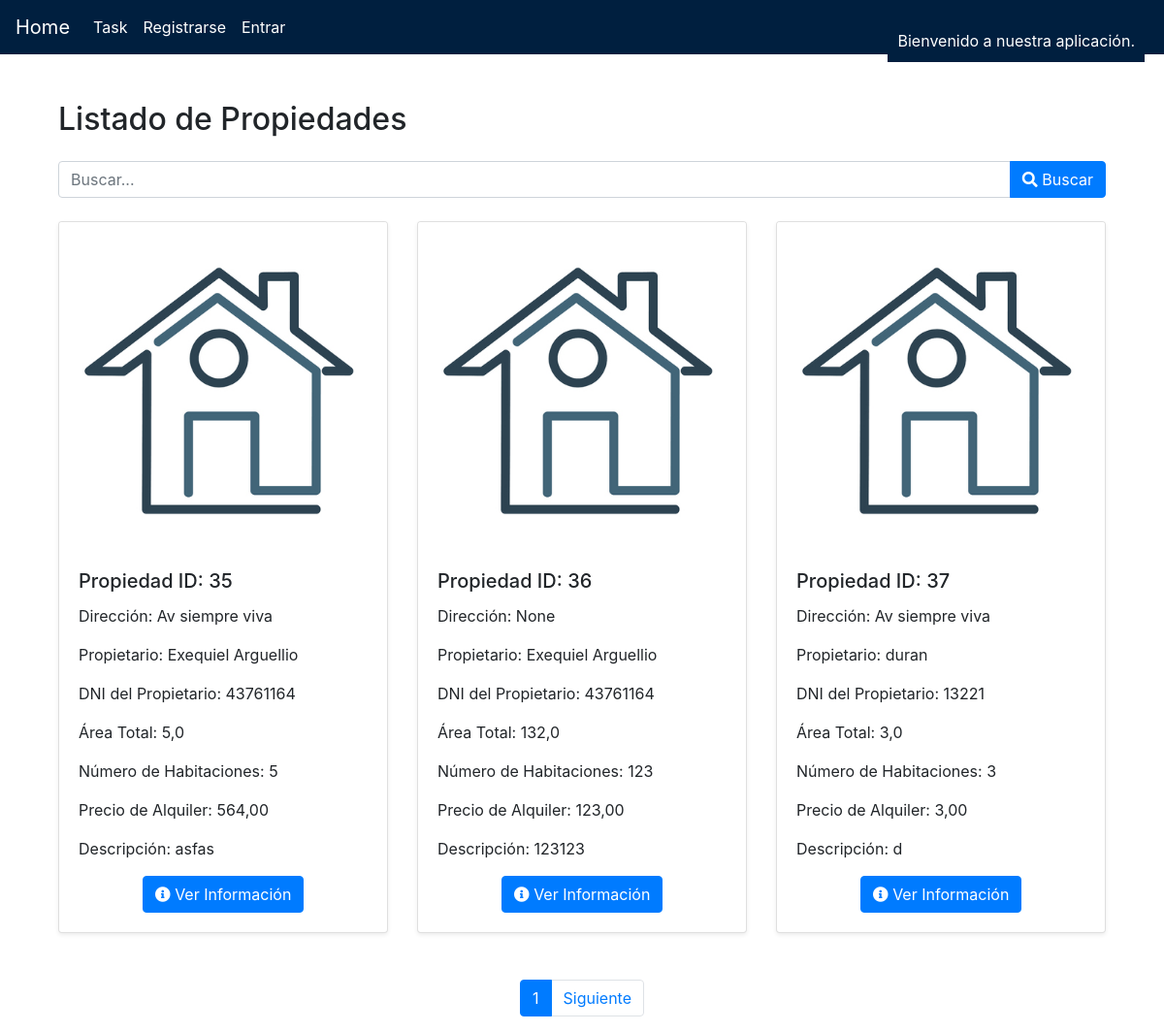
The app's page /propiedades-clientes/, older data.
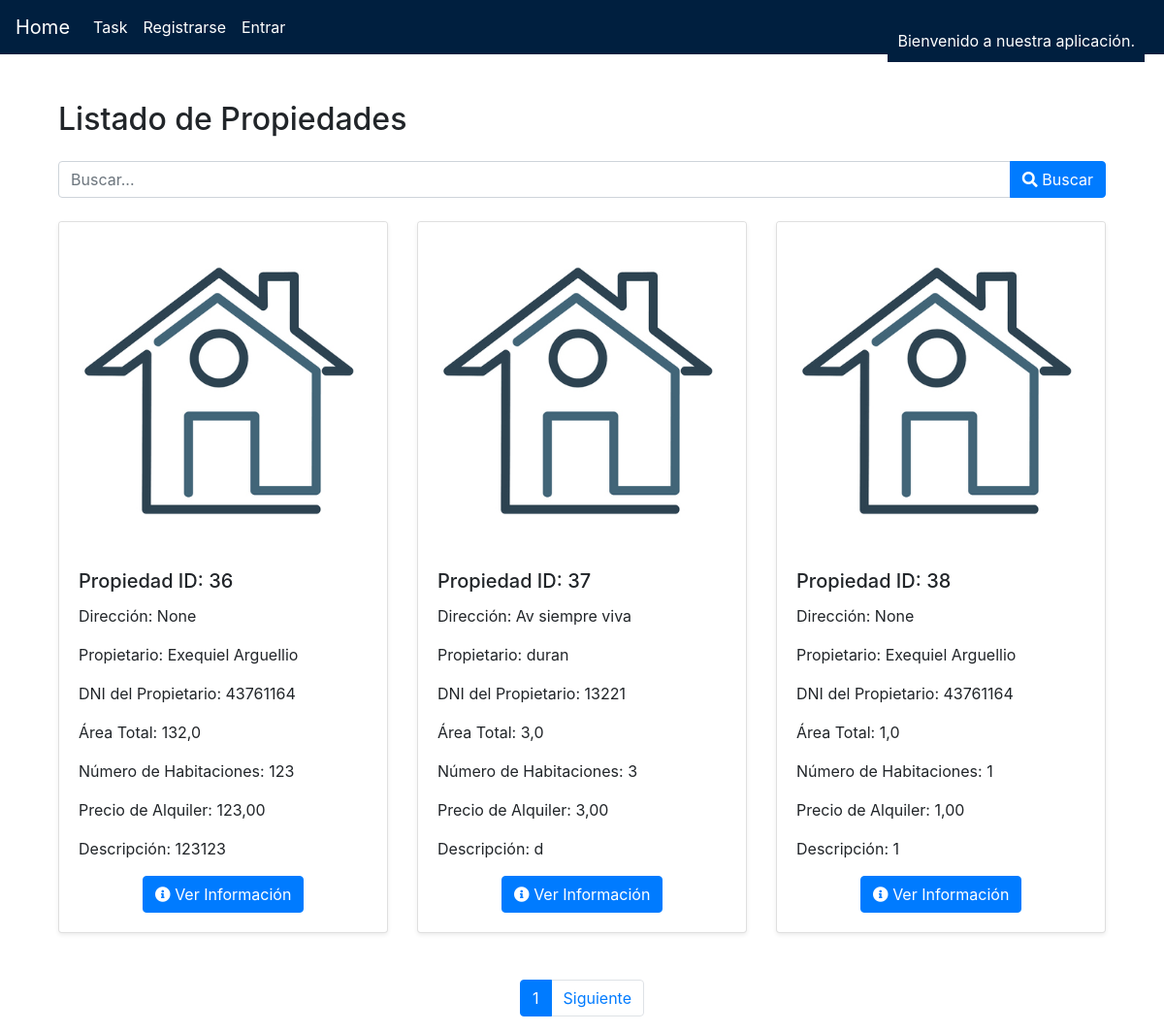
The same page, newer data.
### tasks/models.py (models this page shows)
class Propiedades(models.Model):
    ID_prop = models.AutoField(primary_key=True)
    cliente = models.ForeignKey(Cliente, on_delete=models.CASCADE)
    area_total = models.FloatField()
    nro_habitaciones = models.IntegerField()
    precio_alq = models.DecimalField(max_digits=10, decimal_places=2)
    descripcion = models.TextField()
    direccion = models.CharField(max_length=255, null=True, blank=True)
    foto1 = models.ImageField(upload_to='propiedades/fotos/', null=True, blank=True, default='propiedades/fotos/default.jpg')
    foto2 = models.ImageField(upload_to='propiedades/fotos/', null=True, blank=True, default='propiedades/fotos/default.jpg')
    foto3 = models.ImageField(upload_to='propiedades/fotos/', null=True, blank=True, default='propiedades/fotos/default.jpg')

class Cliente(models.Model):
    dni = models.CharField(max_length=50, primary_key=True)
    nombre_cliente = models.CharField(max_length=200)
    tel_cliente = models.CharField(max_length=50)
    email_cliente = models.EmailField()
    direccion_cliente = models.CharField(max_length=300)

### tasks/views.py (the view)
# urls.py: path('propiedades-clientes/', views.propiedades_clientes_todas, name='propiedades_clientes_todas'),
def propiedades_clientes_todas(request):
    search_query = request.GET.get('search', '')
    if search_query:
        propiedades = Propiedades.objects.select_related('cliente').filter(
            Q(direccion__icontains=search_query) |
            Q(cliente__nombre_cliente__icontains=search_query) |
            Q(cliente__dni__icontains=search_query)
        )
    else:
        propiedades = Propiedades.objects.select_related('cliente').all()
    for propiedad in propiedades:
        propiedad.lista_imagenes = [propiedad.foto1, propiedad.foto2, propiedad.foto3]
    paginator = Paginator(propiedades, 3)  # 10 propiedades por página
    page_number = request.GET.get('page')
    page_obj = paginator.get_page(page_number)
    return render(request, 'propiedades_clientes.html', {'propiedades': page_obj})

### tasks/templates/propiedades_clientes.html (shortened to what this page needs)
{% extends "base.html" %}
{% load static %}
{% block content %}
<link href="https://maxcdn.bootstrapcdn.com/bootstrap/4.5.2/css/bootstrap.min.css" rel="stylesheet">
<link rel="stylesheet" href="https://cdnjs.cloudflare.com/ajax/libs/font-awesome/5.15.3/css/all.min.css">
<link rel="stylesheet" href="https://cdnjs.cloudflare.com/ajax/libs/animate.css/4.1.1/animate.min.css"/>
<link rel="stylesheet" href="https://cdnjs.cloudflare.com/ajax/libs/fancybox/3.5.7/jquery.fancybox.min.css" />
<div class="container mt-5">
    <div class="row">
        <div class="col-md-12">
            <h2 class="mb-4 animate__animated animate__fadeIn">Listado de Propiedades</h2>
            <form method="get" class="mb-4">
                <div class="input-group">
                    <input type="text" class="form-control" name="search" placeholder="Buscar...">
                    <div class="input-group-append">
                        <button type="submit" class="btn btn-primary"><i class="fas fa-search"></i> Buscar</button>
                    </div>
                </div>
            </form>
            <div class="row">
                {% for propiedad in propiedades %}
                <div class="col-md-4 mb-4 animate__animated animate__fadeInUp">
                    <div class="card h-100 shadow-sm">
                        {% if propiedad.foto1 %}
                            <a href="{{ propiedad.foto1.url }}" data-fancybox="gallery{{ propiedad.ID_prop }}" data-caption="Foto 1">
                                <img src="{{ propiedad.foto1.url }}" alt="Foto 1" class="card-img-top img-fluid">
                            </a>
                        {% else %}
                            <a href="{% static 'propiedades/fotos/default.jpg' %}" data-fancybox="gallery{{ propiedad.ID_prop }}" data-caption="Foto por defecto">
                                <img src="{% static 'propiedades/fotos/default.jpg' %}" alt="Foto por defecto" class="card-img-top img-fluid">
                            </a>
                        {% endif %}
                        <div class="card-body">
                            <h5 class="card-title">Propiedad ID: {{ propiedad.ID_prop }}</h5>
                            <p class="card-text">Dirección: {{ propiedad.direccion }}</p>
                            <p class="card-text">Propietario: {{ propiedad.cliente.nombre_cliente }}</p>
                            <p class="card-text">DNI del Propietario: {{ propiedad.cliente.dni }}</p>
                            <p class="card-text">Área Total: {{ propiedad.area_total }}</p>
                            <p class="card-text">Número de Habitaciones: {{ propiedad.nro_habitaciones }}</p>
                            <p class="card-text">Precio de Alquiler: {{ propiedad.precio_alq }}</p>
                            <p class="card-text">Descripción: {{ propiedad.descripcion }}</p>
                            <div class="text-center">
                                <a href="#" class="btn btn-primary" data-toggle="modal" data-target="#infoModal{{ propiedad.ID_prop }}">
                                    <i class="fas fa-info-circle"></i> Ver Información
                                </a>
                            </div>
                        </div>
                    </div>
                </div>
                {% endfor %}
            </div>
            <div class="d-flex justify-content-center mt-4">
                <nav aria-label="Page navigation">
                    <ul class="pagination">
                        <li class="page-item active"><span class="page-link">{{ propiedades.number }}</span></li>
                        {% if propiedades.has_next %}
                            <li class="page-item"><a class="page-link" href="?page={{ propiedades.next_page_number }}">Siguiente</a></li>
                        {% endif %}
                    </ul>
                </nav>
            </div>
        </div>
    </div>
</div>
{% endblock %}

Row changes from the older to the newer data that the page shows:
removed Propiedades: foto1 (placeholder picture), ID_prop "35", direccion "Av siempre viva", cliente.nombre_cliente "Exequiel Arguellio", cliente.dni "43761164", area_total "5,0", nro_habitaciones "5", precio_alq "564,00", descripcion "asfas"
now on this page (row unchanged): Propiedades: foto1 (placeholder picture), ID_prop "38", direccion "None", cliente.nombre_cliente "Exequiel Arguellio", cliente.dni "43761164", area_total "1,0", nro_habitaciones "1", precio_alq "1,00", descripcion "1"
